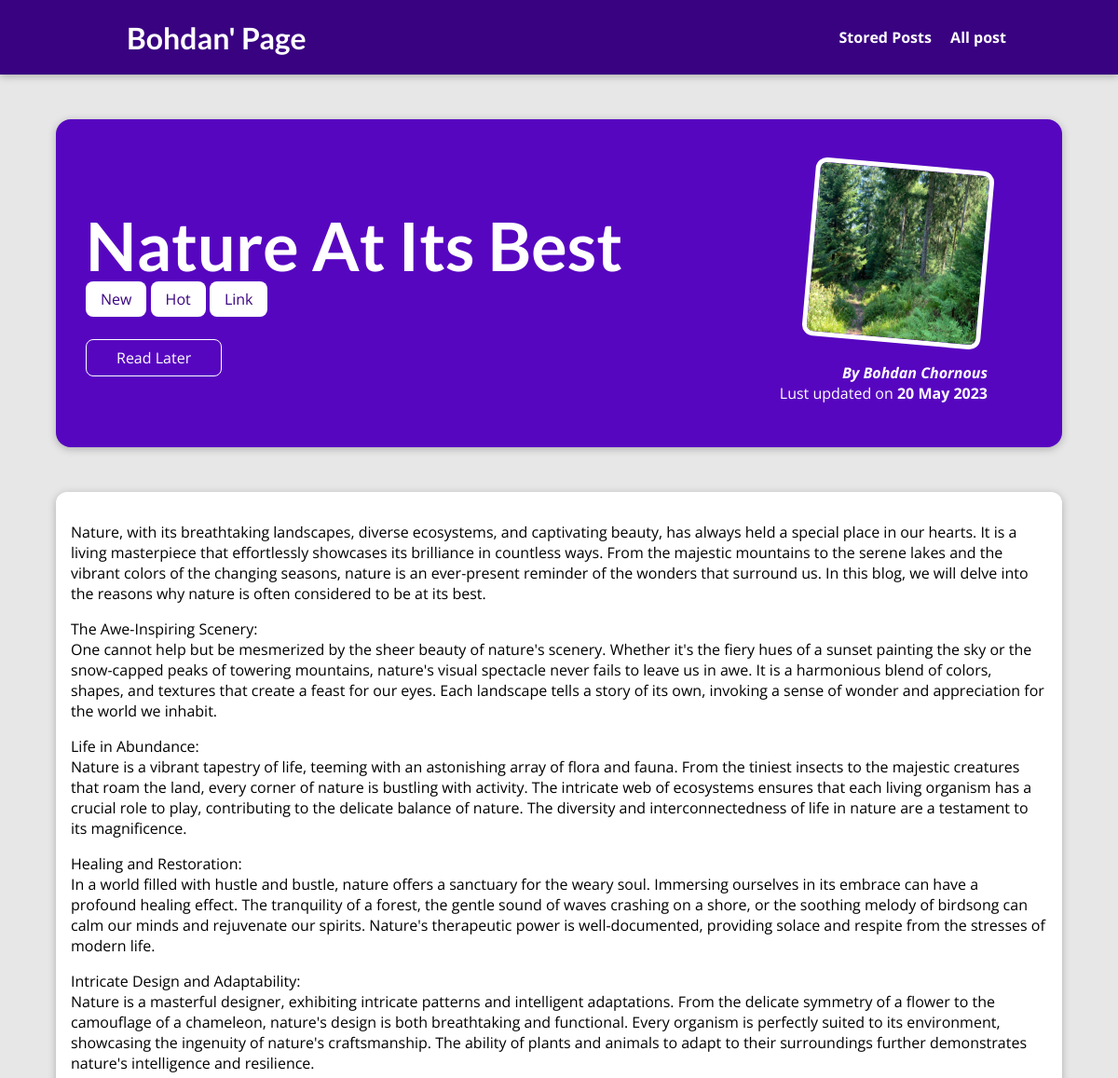
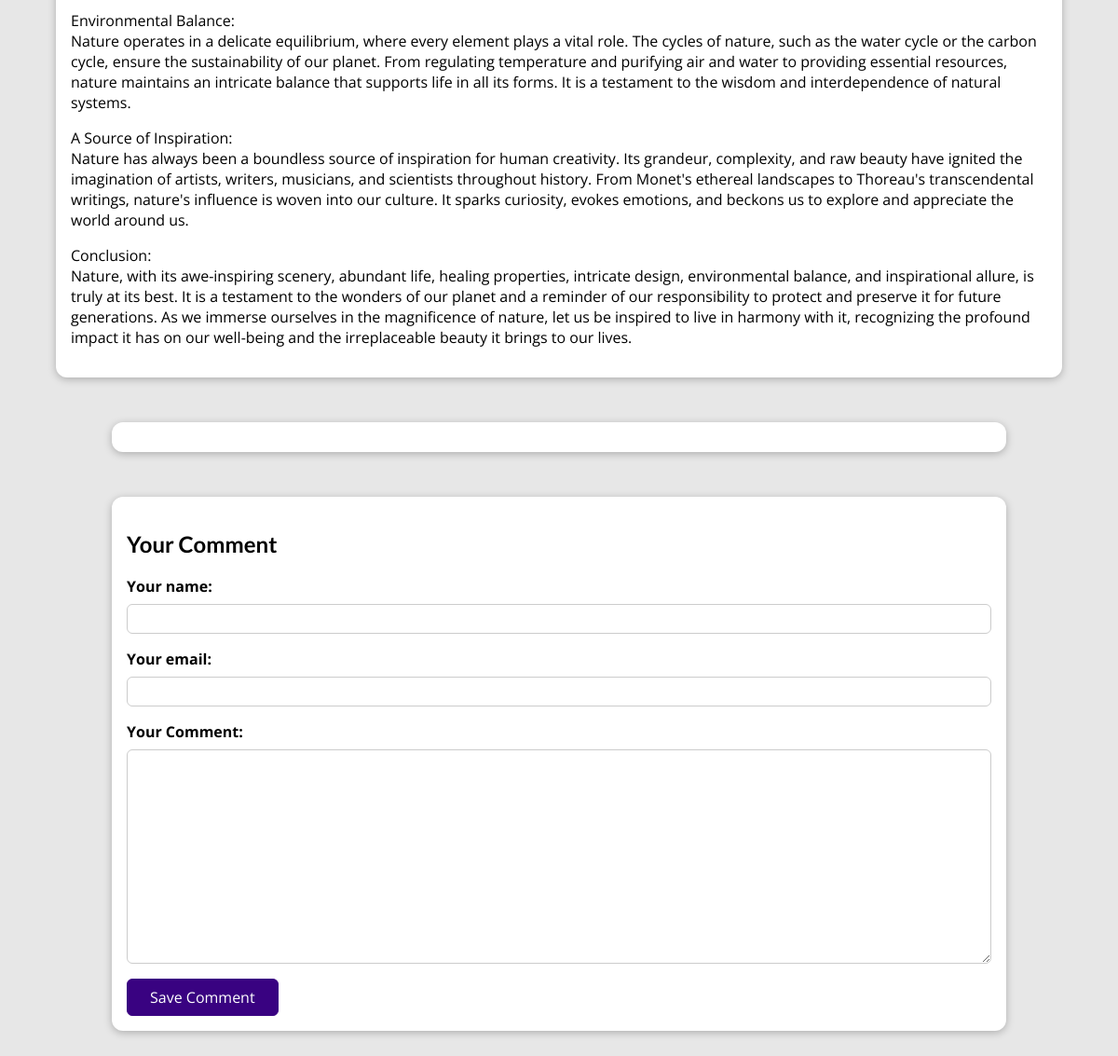
The page /posts/nature-at-its-best on the database its author committed (2 pictures, top to bottom).
### blog/models.py (models this page shows, shortened)
class Post(models.Model):
    title = models.CharField(max_length=150)
    excerpt = models.CharField(max_length=200)
    image = models.ImageField(upload_to="posts", null=True)
    date = models.DateField(auto_now=True)
    slug = models.SlugField(default="", unique=True)
    content = models.TextField(validators=[MinLengthValidator(10)])
    author = models.ForeignKey(Author, on_delete=models.SET_NULL, null=True, related_name="posts")
    tags = models.ManyToManyField(Tag)
    link = models.URLField(max_length=200, null=True, blank=True)

class Tag(models.Model):
    caption = models.CharField(max_length=100)

class Author(models.Model):
    first_name = models.CharField(max_length=100)
    last_name = models.CharField(max_length=100)
    email_address = models.EmailField()
    def full_name(self):
        return f"{self.first_name} {self.last_name}"
    def __str__(self):
        return self.full_name()

### blog/views.py (the view, shortened to what this page needs)
# urls.py: path("posts/<slug:slug>", views.PostDetailView.as_view(), name="post-details-page"),
class PostDetailView(View):
    def is_stored_post(self, request, post_id):
        stored_posts = request.session.get("stored_posts")
        if stored_posts is not None:
            is_saved_for_later = post_id in stored_posts
        else:
            is_saved_for_later = False
        return is_saved_for_later
    def get(self, request, slug):
        post = Post.objects.get(slug=slug)
        context = {
            "post": post,
            "post_tags": post.tags.all(),
            "comment_form": CommentForms(),
            "comments": post.comments.all().order_by("-id"),
            "saved_for_later": self.is_stored_post(request, post.id),
        }
        return render(request, "blog/post-detail.html", context=context)

### blog/forms.py
class CommentForms(forms.ModelForm):
    class Meta:
        model = Comment
        exclude = ["post"]
        labels = {
            "user_name": "Your name",
            "user_email": "Your email",
            "text": "Your Comment",
        }

### blog/templates/blog/post-detail.html (shortened to what this page needs)
{% extends "base.html" %}
{% load static %}
{% block css_file %}
    <link rel="stylesheet" href="{%  static "blog/post-details.css" %}"/>
{% endblock %}
{% block content %}
    <section id="summary">
        <h2>{{ post.title }}</h2>
        <div>
            {% for tag in post_tags %}
                {% if tag.caption == "Link" %}
                    <span class="link_tag"><a href="{{ post.link }}" style='color: #390281'>{{ tag.caption }}</a></span>
                {% else %}
                    <span class="tag">{{ tag.caption }}</span>
                {% endif %}
            {% endfor %}
        </div>
        <div id="read-later">
            <form action="{% url "read-later" %}" method="POST">
                <button>
                    {% if saved_for_later %}
                        Remove from "Read Later" List
                     {% else %}
                        Read Later
                     {% endif %}
                </button>
            </form>
        </div>
        <article>
            <img src="{{ post.image.url }}" alt="{{ post.title }}" />
            <address>By <a href="mailto:{{ post.author.email_address }}">{{ post.author }}</a></address>
            <div>
                Lust updated on <time>{{ post.date|date:"d M Y" }}</time>
            </div>
        </article>
    </section>
    <main>
        {{ post.content|linebreaks }}
    </main>
    <section id="comments">
    </section>
    <section id="comment_form">
        <h2>Your Comment</h2>
        <form action="{% url "post-details-page" post.slug %}" method="POST">
            {% for form_fild in comment_form %}
                <div class="form-control {% if form_fild.errors %}invalid{% endif %}">
                    {{ form_fild.label_tag }}
                    {{ form_fild }}
                </div>
            {% endfor %}
            <button>Save Comment</button>
        </form>
    </section>
{% endblock %}

### static/app.css (style rules this page uses)
* { box-sizing: border-box; }
html { font-family: 'Open Sans', 'Lato', sans-serif; }
body { margin: 0; }
h1, h2, h3 { font-family: 'Lato', sans-serif; font-weight: bold; }

### blog/static/blog/post-details.css (style rules this page uses)
body { background-color: #e7e7e7; }
#summary { margin: 8rem auto 3rem auto; padding: 2rem; width: 90%; max-width: 90rem; border-radius: 16px; background-color: #5706c0; position: relative; box-shadow: 0 2px 8px rgba(0, 0, 0, 0.25); height: 22rem; }
#summary h2 { color: white; font-size: 4.5rem; margin-bottom: 0.25rem; }
#summary article { position: absolute; top: 2rem; right: 3rem; padding: 1rem 2rem; border-radius: 12px; text-align: right; color: white; }
#summary article img { width: 12rem; height: 12rem; border-radius: 12px; transform: rotateZ(5deg); border: 5px solid white; margin-bottom: 1rem; }
#summary address { font-weight: bold; }
#summary a { color: white; text-decoration: none; }
#summary time { font-weight: bold; }
#read-later { margin: 2rem 0; }
#read-later button { background-color: transparent; border-radius: 8px; border: 1px solid white; padding: 0.5rem 2rem; font: inherit; color: white; cursor: pointer; }
main { width: 90%; max-width: 90rem; margin: 3rem auto; background-color: white; padding: 1rem; border-radius: 12px; box-shadow: 0 2px 8px rgba(0, 0, 0, 0.25); }
.link_tag { background-color: white; padding: 0.5rem 1rem; border-radius: 8px; }
.tag { background-color: white; color: #390281; padding: 0.5rem 1rem; border-radius: 8px; }
#comment_form { margin: 3rem auto; width: 90%; max-width: 60rem; border-radius: 12px; background-color: white; box-shadow: 0 2px 8px rgba(0, 0, 0, 0.25); padding: 1rem; }
#comment_form button { font: inherit; background-color: #390281; color: white; border: 1px solid #390281; padding: 0.5rem 1.5rem; border-radius: 6px; cursor: pointer; }
.form-control { margin-bottom: 1rem; }
.form-control label { font-weight: bold; margin-bottom: 0.5rem; display: block; }
.form-control input, .form-control textarea { display: block; width: 100%; font: inherit; padding: 0.25rem; border-radius: 6px; border: 1px solid #ccc; }
#comments { margin: 3rem auto; width: 90%; max-width: 60rem; border-radius: 12px; background-color: white; box-shadow: 0 2px 8px rgba(0, 0, 0, 0.25); padding: 1rem 2rem; }

### rows shown on the page
Post: title "Nature At Its Best", image (picture), author "Bohdan Chornous", date "20 May 2023", content "Nature, with its breathtaking landscapes, diverse ecosystems, and captivating beauty, has always held a special place in our hearts. It is a living masterpiece that effortlessly showcases its brilliance in countless ways. From the majestic mountains to the serene lakes and the vibrant colors of the changing seasons, nature is an ever-present reminder of the wonders that surround us. In this blog, we will delve into the reasons why nature is often considered to be at its best. The Awe-Inspiring Scenery: One cannot help but be mesmerized by the sheer beauty of nature's scenery. Whether it's the fiery hues of a sunset painting the sky or the snow-capped peaks of towering mountains, nature's…"
Tag: caption "New"
Tag: caption "Hot"
Tag: caption "Link"
